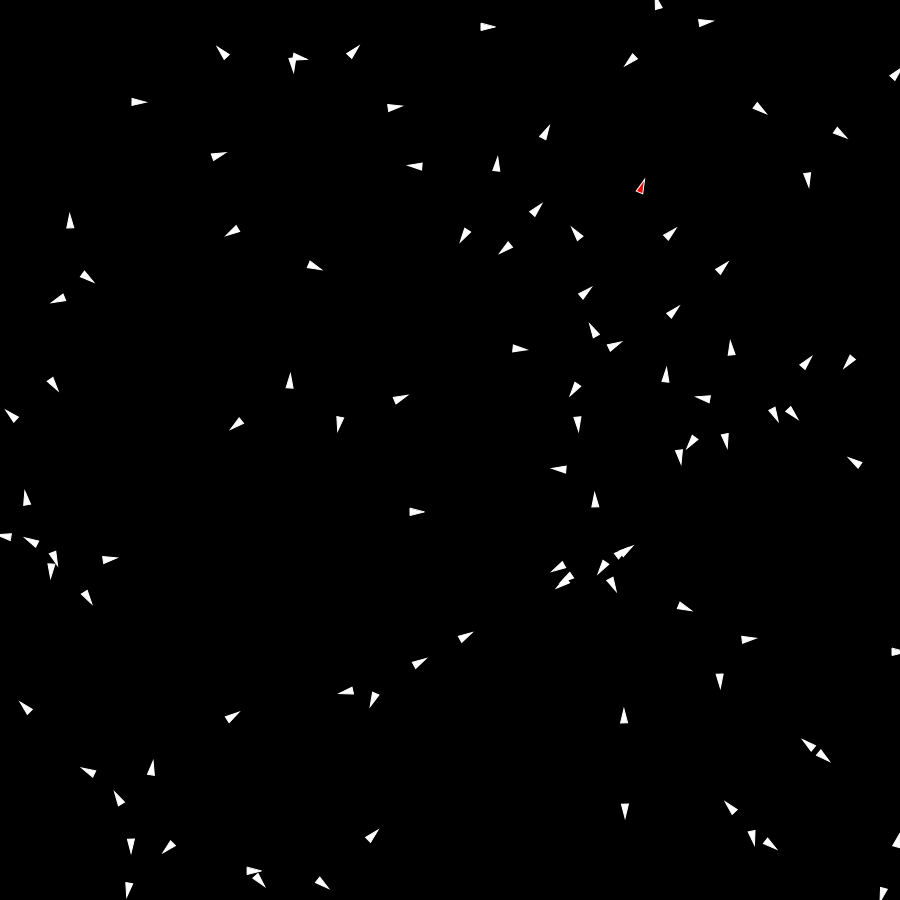
Frame 1 (no input)
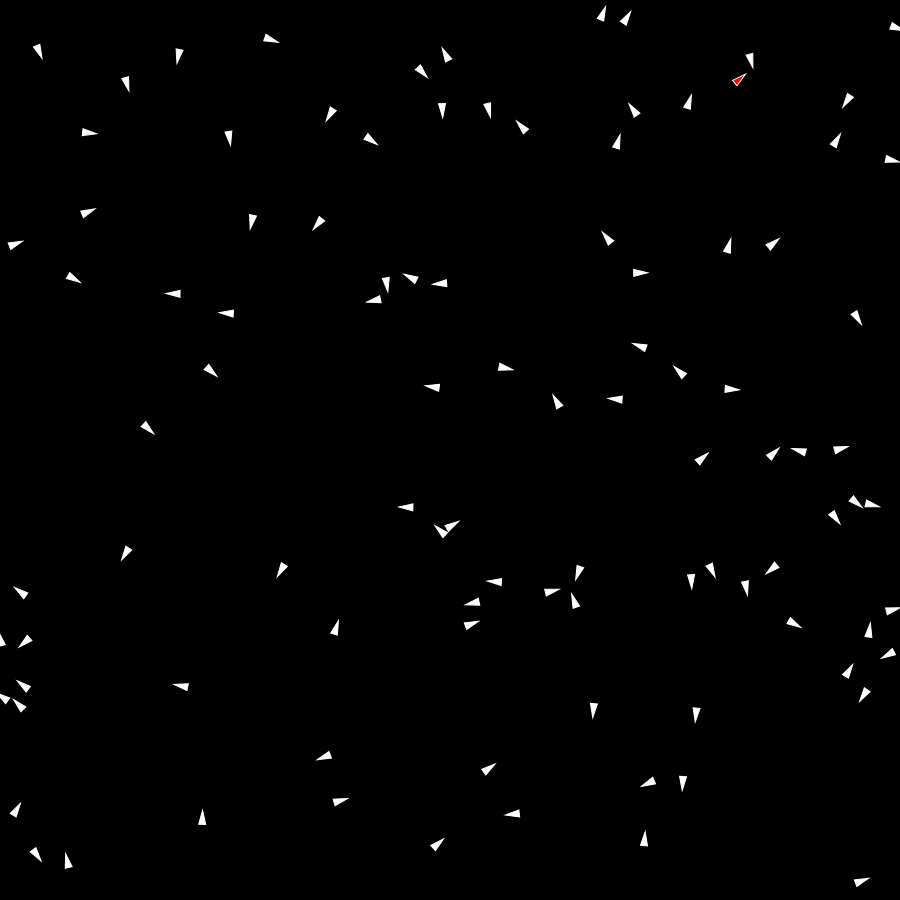
Frame 60 (no input)
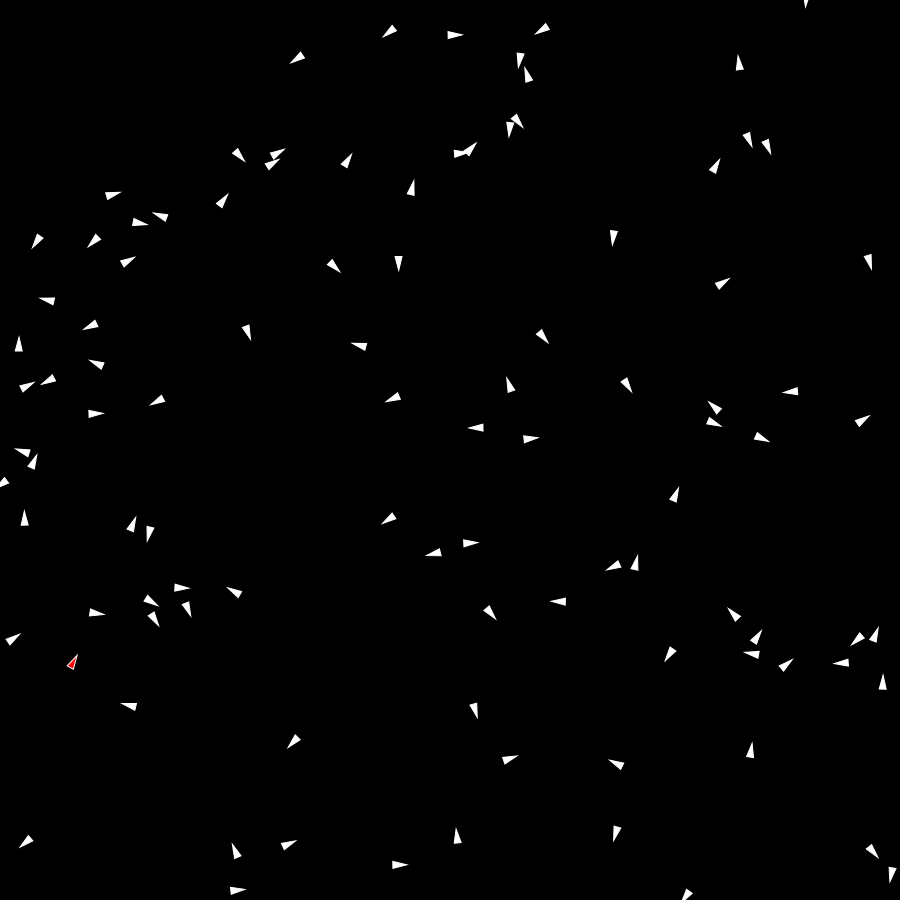
Frame 120 (the mouse pressed at the canvas centre since frame 60)

The p5.js sketch that drew these frames (run headless with seeded random() and noise() and a simulated clock; from frame 60 on, the mouse is pressed at the canvas centre):

// p5.js sketch
// ── sketch.js
//Flocking Sim - Boids

const WIDTH = 900
const HEIGHT = 900

let birds = []
let nBirds = 10
let objetivo
let slider

function setup() {
  createCanvas(WIDTH, HEIGHT)
  
  for(let i = 0; i<100; i++){
    birds.push(new Bird(floor(random(0, WIDTH)), floor(random(0, WIDTH))))
  }
  
  slider = createSlider(0, 100)
  slider.position(20, HEIGHT + 20)
  objetivo = createVector(mouseX, mouseY)
}

function draw() {
   background(0);
  
  
  
  
  for(let i = 0; i < birds.length; i++){
    push()
    b = birds[i]
    birds[0].col = 255
    
    let mates = b.getMates(b)
    let avgPos = createVector(0,0)
    for(let m of mates) {
      avgPos.add(m.pos)
    }
    avgPos.div(mates.length)
    if(dist(avgPos.x, avgPos.y, b.pos.x, b.pos.y) < slider.value()){ 
      b.evade(avgPos)
      if (i == 0) b.col = [255, 0, 0]
    }
    else{ 
      b.seek(avgPos)
      if (i == 0) b.col = [0, 255, 0]
    }
    
    
  
    b.update()
    b.edges()
    b.show()
    pop()
  }
  
  
  
}
// ── bird.js
class Bird{
  constructor(x, y){
    this.pos = createVector(x,y)
    this.vel = createVector(0,0)
    this.acc = createVector(0,0)
    this.maxForce = 1
    this.maxForceSep = 0.1
    this.maxSpeed = 10
    this.col = 255
    this.size = 7
  }
  
  
  evade(evitar){
    let posDesired = p5.Vector.sub(evitar, this.pos)
    posDesired.setMag(this.maxSpeed)
    let steering = p5.Vector.sub(posDesired, this.vel)
    steering.limit(this.maxForceSep).mult(-1)
    this.applyForce(steering)
  }
  
  seek(ob){
    let posDesired = p5.Vector.sub(ob, this.pos)
    posDesired.setMag(this.maxSpeed)
    let steering = p5.Vector.sub(posDesired, this.vel)
    steering.limit(this.maxForce)
    this.applyForce(steering)
  }
  
  applyForce(force){
    this.acc.add(force)
  }
  
  update(){
    this.vel.add(this.acc);
    this.vel.limit(this.maxSpeed);
    this.pos.add(this.vel);
    this.acc.set(0, 0);
  }
  
  edges(){
    if(this.pos.x < 0) this.pos.x = WIDTH
    if(this.pos.x > WIDTH) this.pos.x = 0
    if(this.pos.y < 0) this.pos.y = HEIGHT
    if(this.pos.y > HEIGHT) this.pos.y = 0
  }
  
  getMates(bird, cond){
    let res = []
    for(let b of birds){
      if(dist(b.pos.x, b.pos.y, bird.pos.x, bird.pos.y) < 100){ 
        res.push(b)
        if(cond)b.col = [0, 255, 0]
      }
    }
    return res
  }
  
  show(){
    push()
    stroke(255)
    fill(this.col)
    
    translate(this.pos.x, this.pos.y)
    rotate(this.vel.heading());
    triangle(-this.size, -this.size / 2, -this.size, this.size / 2, this.size, 0)
    //circle(this.pos.x, this.pos.y, 15)
    pop()
  }
  
}
